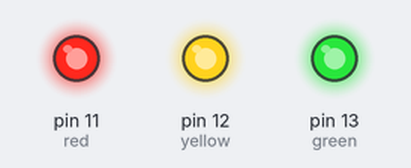
The sketch below on a simulated Arduino Uno, built with avr-gcc and run on an emulated ATmega328P. Shown: output pins drawn as LEDs (lit = HIGH).

Above: at 0.7 s.
At 5.2 s:
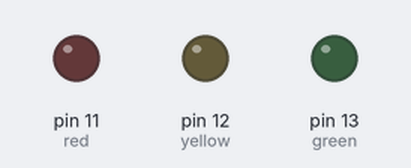
Timing chart, 0 to 6.9 s (numbered marks = the images above):
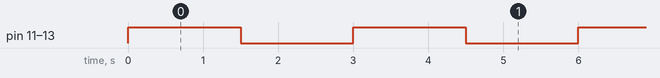

Measured:
- by itself, pin 11 (red), pin 12 (yellow), pin 13 (green): alternates HIGH for 1.5 s and LOW for 1.5 s

The sketch:

Blink_LED.ino
```cpp
int green = 13 ;
int yellow = 12 ;
int red = 11 ;

void setup() {
  pinMode(green, OUTPUT);
  pinMode(yellow, OUTPUT);
  pinMode(red, OUTPUT);


}

void loop() {

  digitalWrite(green,HIGH);
  digitalWrite(yellow,HIGH);
  digitalWrite(red,HIGH);
  delay(1500);
  digitalWrite(green,LOW);
  digitalWrite(yellow,LOW);
  digitalWrite(red,LOW);
  delay(1500);

}
```
